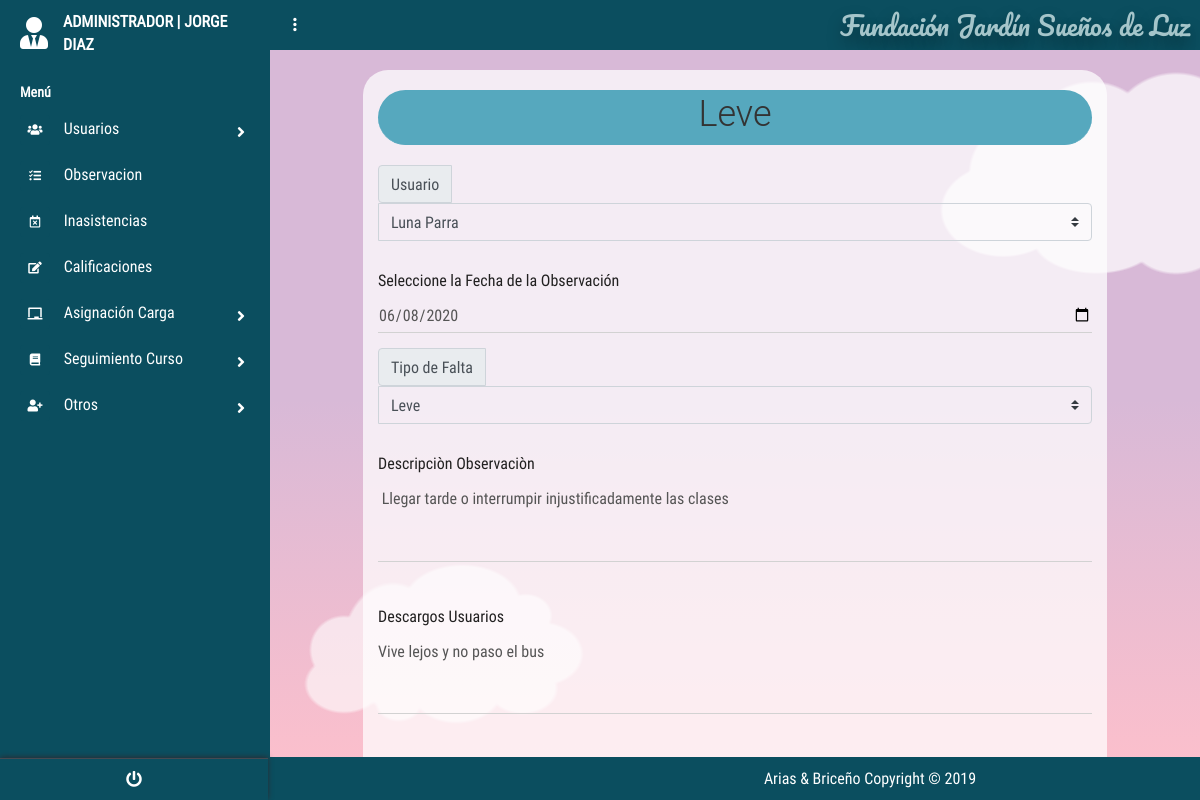
Page /?c=Observacion&a=nuevo&id_Observacion=1 (signed in) on the committed database.
### tables this page shows
create table OBSERVACION
(
id_Observacion int PRIMARY KEY auto_increment ,
fecha_Observacion DATE,
tipo_Falta VARCHAR (50),
descripcion_Observacion VARCHAR (100),
descargos_Usuario VARCHAR (500),
id_Usuario_FK int
);

create table Usuario
(
id_Usuario int PRIMARY KEY auto_increment ,
user_Usuario varchar (50) not null,
password_Usuario varchar (8) not null,
nombre_Usuario varchar (50) not null,
apellido_Usuario varchar (50) not null,
tipoDoc_Usuario varchar (50) not null,
doc_Usuario bigint not null,
estado_Usuario varchar (50) not null,
id_tipoUsuario_FK int ,
id_Especialidad_FK int 
);

### controllers/ObservacionController.php (called while the page is built, shortened)
<?php
require_once "./models/ObservacionModel.php";
class ObservacionController{
    private $mode;
    public function __CONSTRUCT(){
        $this->mode = new ObservacionModel();
    }
    public function nuevo(){
        $alm = new ObservacionModel();
        if(isset($_REQUEST['id_Observacion'])){
            $alm = $this->mode->Obtener($_REQUEST['id_Observacion']);
        }
        include_once './views/Observacion/Observacion.php';
    }
}

### models/Conexion.php (called while the page is built)
<?php
class Conexion{
    public static function conectar(){
        $PDO = new PDO("mysql:host=localhost;dbname=dbfundacion;charset=utf8","root","");
        $PDO->setAttribute(PDO::ATTR_ERRMODE,PDO::ERRMODE_EXCEPTION);
        return $PDO;
    }
}
?>

### models/ObservacionModel.php (called while the page is built, shortened)
<?php
class ObservacionModel{
    public $CNX;
    public function __construct(){
        try {
            $this->CNX= Conexion::conectar();
        } catch (Exception $e) {
            die($e->getMessage());
        }
    }
    public function Obtener($id_Observacion)
	{
		try
		{
            $query= "SELECT * FROM Observacion inner join Usuario on usuario.id_Usuario=Observacion.id_Usuario_FK WHERE id_Observacion = ?";
            $stm = $this->CNX->prepare($query);
			$stm->execute(array($id_Observacion));
			return $stm->fetch(PDO::FETCH_OBJ);
		} catch (Exception $e)
		{
			die($e->getMessage());
		}
	}
}

### views/Observacion/Observacion.php (the view, shortened to what this page needs)
<!DOCTYPE html>
<html lang="es">
    <head>
        <link
            rel='stylesheet'
            href='https://cdnjs.cloudflare.com/ajax/libs/twitter-bootstrap/4.1.1/css/bootstrap.css'>
        <link
            rel='stylesheet'
            href='https://use.fontawesome.com/releases/v5.0.13/css/all.css'>
        <link
            rel="stylesheet"
            href="<?php echo SERVERURL; ?>assets/css/menu_Lateral.css">
        <link rel="stylesheet" href="<?php echo SERVERURL; ?>assets/css/main.css">
    </head>
    <body>
        <?php include "./views/modules/navlateral.php" ?>
        <section class="full-box dashboard-contentPage">
            <?php include "./views/modules/navbar.php" ?>
            <div class="container">
                <form
                    action="?c=Observacion&a=guardar_Observacion"
                    method="post"
                    class="FormularioAjax"
                    data-form="save"
                    autocomplete="off"
                    enctype="multipart/form-data">
                    <div>
                        <h1 class="page-header tituloa" style="margin-top:20px">
                            <?php echo $alm->id_Observacion != null ? $alm->tipo_Falta : 'Nueva Observación'; ?>
                        </h1>
                    </div>
                    <div class="input-group mb-3">
                            <div class="input-group-prepend">
                                <label class="input-group-text" for="inputGroupSelect01">Usuario</label>
                            </div>
                            <select  class="custom-select selects" id="inputGroupSelect01"
                                style="background-color: #ffffff00;" name="id_Usuario_KF">
                                <option selected value="<?php echo $alm->id_Usuario_FK; ?>">
                                <?php echo $alm->id_Observacion != null ? ($alm->nombre_Usuario.' '.$alm->apellido_Usuario) : '--Seleccione el Usuario--'; ?>
                            </option>
                            </select>
                        </div>
                    <div class="form-group">
                        <label for="nombre">Seleccione la Fecha de la Observación</label>
                        <input
                        value="<?php echo $alm->fecha_Observacion; ?>"
                            name="fecha_Observacion"
                            type="date"
                            class="form-control"
                            required="required"/>
                    </div>
                    <div class="input-group mb-3">
                        <div class="input-group-prepend">
                            <label class="input-group-text" for="inputGroupSelect01" required="required">Tipo de Falta</label>
                        </div>
                        <select
                        value="<?php echo $alm->tipo_Falta; ?>"
                            name="tipo_Falta"
                            class="custom-select selects"
                            id="inputGroupSelect01"
                            required="required"
                            style="background-color: #ffffff00;">
                            <option selected value="<?php echo $alm->tipo_Falta; ?>">
                                <?php
                                if($alm->id_Observacion != null){
                                    if($alm->tipo_Falta == "Leve"){
                                         echo "Leve";
                                        }elseif($alm->tipo_Falta == "Grave"){
                                             echo "Grave";
                                            }elseif($alm->tipo_Falta == "Gravisima"){
                                                 echo "Gravisima";
                                                }
                                }else{echo "--Seleccione el tipo de la Falta--";}
                                 ?>
                            <option value="Leve">Leve</option>
                        </select>
                    </div>
                    <div class="form-group">
                        <label for="exampleFormControlTextarea1">Descripciòn Observaciòn</label>
                        <textarea
                            name="descripcion_Observacion"
                            class="form-control"
                            id="exampleFormControlTextarea1"
                            required="required"
                            placeholder="Ingrese descripción"
                            rows="3"><?php echo $alm->descripcion_Observacion; ?></textarea>
                    </div>
                    <div class="form-group">
                        <label for="exampleFormControlTextarea1">Descargos Usuarios</label>
                        <textarea
                            name="descargos_Usuario"
                            class="form-control"
                            id="exampleFormControlTextarea1"
                            required="required"
                            placeholder="Ingrese descripción"
                            rows="3"><?php echo $alm->descargos_Usuario; ?></textarea>
                    </div>
                    <div class="form-group" id="botones">
                    </div>
                </form>
            </div>
            <?php include "./views/modules/fondo_Form.php" ?>
        </section>
    </body>
</html>

### assets/css/menu_Lateral.css (style rules this page uses)
body { font-size: 0.9rem; }

### assets/css/main.css (style rules this page uses)
body, html { background-color: #0b4e5f; width: 100%; height: 100%; margin: 0; padding: 0; position: relative; font-size: 16px; font-family: 'RobotoCondensed'; overflow: hidden; }
.full-box { margin: 0; padding: 0; width: 100%; box-sizing: border-box; }
.container { background-color: rgba(255, 255, 255, 0.726); margin-top:20px; border-radius:25px; width:80%; }
.tablas,h1 { margin:20px }
h1 { text-align: center; padding: 5px; margin: 5px; }
.form-control { background-color: #ffffff00; }
.tituloa { background-color: #56a8be; border-color: #56a8be; border-radius: 1em; }
.form-group .checkbox label, .form-group .radio label, .form-group label { font-size: 16px; line-height: 1.42857143; color: #212020; font-weight: 400; }
.dashboard-sideBar, .dashboard-contentPage { position: absolute; top: 0; height: 100%; transition: all .3s ease-in-out; }
.dashboard-contentPage { right: 0; z-index: 1; padding-left: 270px; }
.input-group > .form-control, .input-group > .custom-select, .input-group > .custom-file { position: relative; -ms-flex: 1 1 auto; flex: 1 1 auto; width: 100%; }

### views/modules/fondo_Form.php (style rules this page uses)
html { box-sizing: border-box; }
*, *:before, *:after { box-sizing: inherit; }
body { margin: 0; background: linear-gradient(#d8b9d7 50%, #ffc0cb); min-height: 100vh; display: flex; justify-content: center; align-items: center; overflow: hidden; position: relative; }

### rows in the picture
observacion: tipo_Falta "Leve", id_Usuario_KF "Luna Parra", fecha_Observacion "06/08/2020", descripcion_Observacion "Llegar tarde o interrumpir injustificadamente las clases", descargos_Usuario "Vive lejos y no paso el bus"

### other values in the picture
$nombre "JORGE DIAZ"
NOMBREPROYECTO "Fundación Jardín Sueños de Luz"
